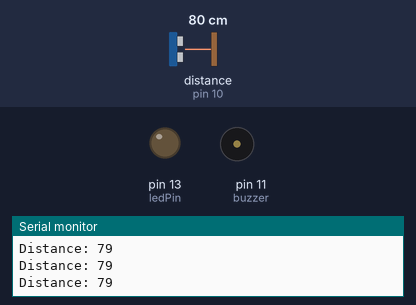
Bench run of a sketch on a simulated Arduino Uno, built with avr-gcc and run on an emulated ATmega328P. Shown: output pins drawn as LEDs (lit = HIGH), buzzer (waves = sounding, pin HIGH), the last lines printed to the serial monitor. Wiring (inferred from the names in the program): ultrasonic range finder: trigger pin 9; echo pin 10. The test bench sets the inputs (shaded band); at power-on: distance to the obstacle (sensor on pin 10) 80 cm. The echo pulse lasts 58.3 µs per cm; pins used as bus, display or sensor lines are not drawn.

Above: at 1.2 s.
1.3 s: distance to the obstacle (sensor on pin 10) set to 29 cm
2.8 s: distance to the obstacle (sensor on pin 10) set to 24 cm
At 3.6 s:
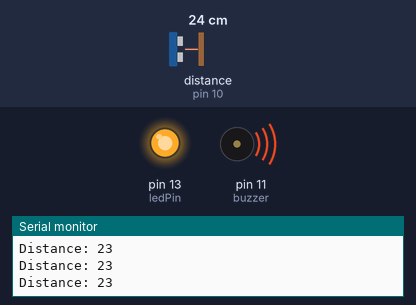
4.3 s: distance to the obstacle (sensor on pin 10) set to 35 cm
At 4.7 s:
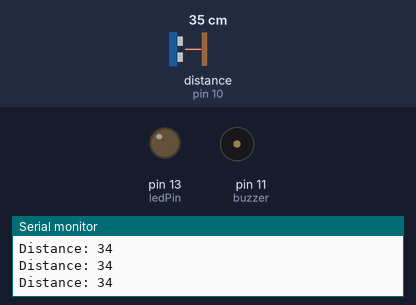
7.3 s: distance to the obstacle (sensor on pin 10) set to 18 cm
At 8.2 s:
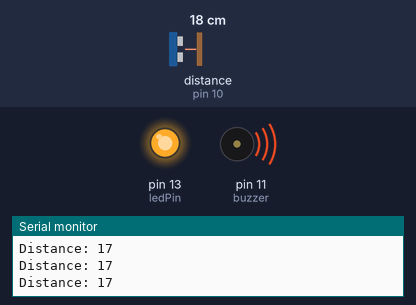
Timing chart, 0 to 9.8 s (numbered marks = the images above; inputs shaded):
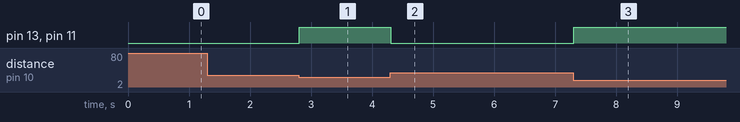

Measured:
- the behaviour switches between 27 and 26 cm on distance to the obstacle (sensor on pin 10) (found by bisection; images 0 and 1)
- after the input at 2.8 s, pin 13 (ledPin), pin 11 (buzzer): LOW → HIGH at once
- after the input at 4.3 s, pin 13 (ledPin), pin 11 (buzzer): HIGH → LOW at once
- after the input at 7.3 s, pin 13 (ledPin), pin 11 (buzzer): LOW → HIGH at once

The sketch:

ArduinoBlindStick.ino
```cpp
// defines pins numbers
const int trigPin = 9; // HC-SR04 Trig Pin Defination
const int echoPin = 10; // HC-SR04 Echo Pin Defination
const int buzzer = 11; // Buzzer Pin Defination
const int ledPin = 13; // Led Pin Defination

// defines variables
long duration; // Time Variable
int distance; // Distance read by sensor
int safetyDistance; // Safety Distance if distance less than safetyDistance then buzzer and led goes off


void setup() {
pinMode(trigPin, OUTPUT); // Sets the trigPin as an Output
pinMode(echoPin, INPUT); // Sets the echoPin as an Input
pinMode(buzzer, OUTPUT); // Sets Buzzer as output
pinMode(ledPin, OUTPUT); // Sets LED as output
Serial.begin(9600); // Starts the serial communication
}


void loop() {
// Clears the trigPin
digitalWrite(trigPin, LOW);
delayMicroseconds(2);

// Sets the trigPin on HIGH state for 10 micro seconds
digitalWrite(trigPin, HIGH);
delayMicroseconds(10);
digitalWrite(trigPin, LOW);

// Reads the echoPin, returns the sound wave travel time in microseconds
duration = pulseIn(echoPin, HIGH);

// Calculating the distance
distance= duration*0.034/2;

safetyDistance = distance;

// Distance and Buzzer Logic
if (safetyDistance <= 25){
  digitalWrite(buzzer, HIGH);
  digitalWrite(ledPin, HIGH);
}
else{
  digitalWrite(buzzer, LOW);
  digitalWrite(ledPin, LOW);
}

// Prints the distance on the Serial Monitor
Serial.print("Distance: ");
Serial.println(distance);
}
```
